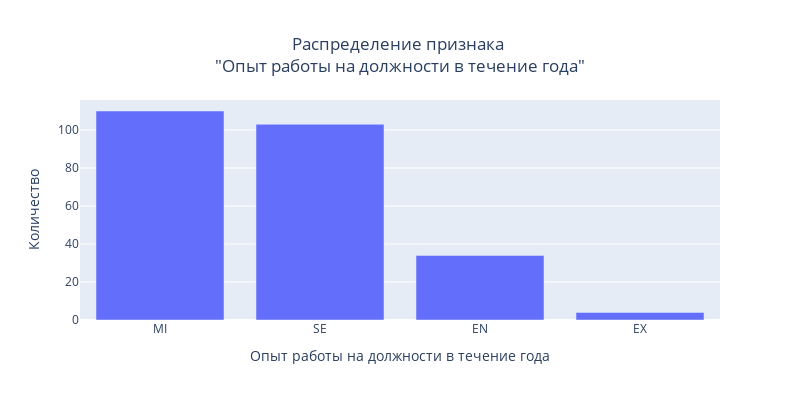
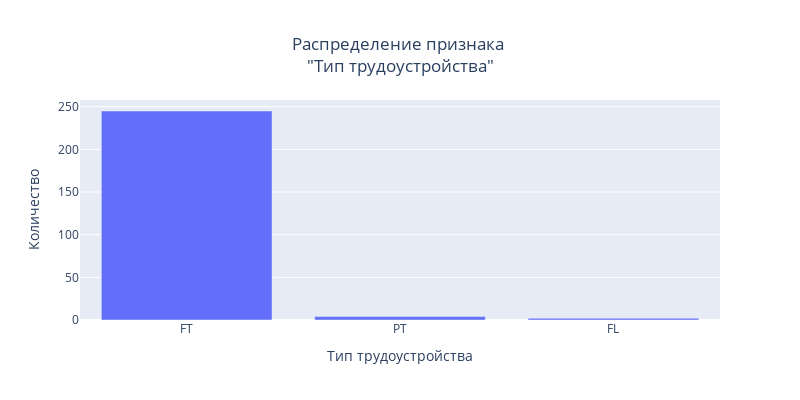
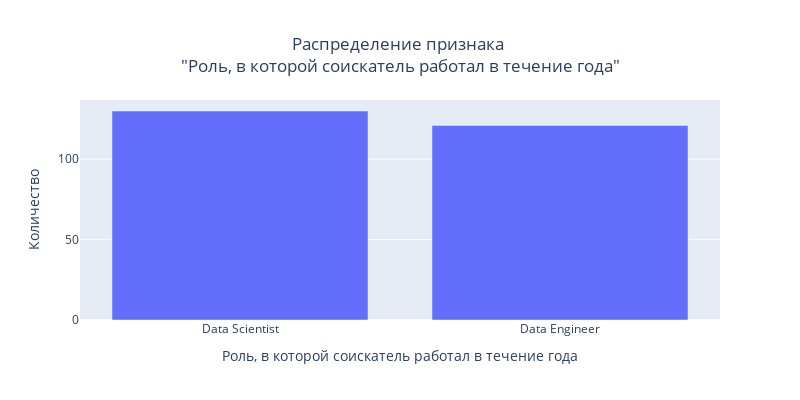
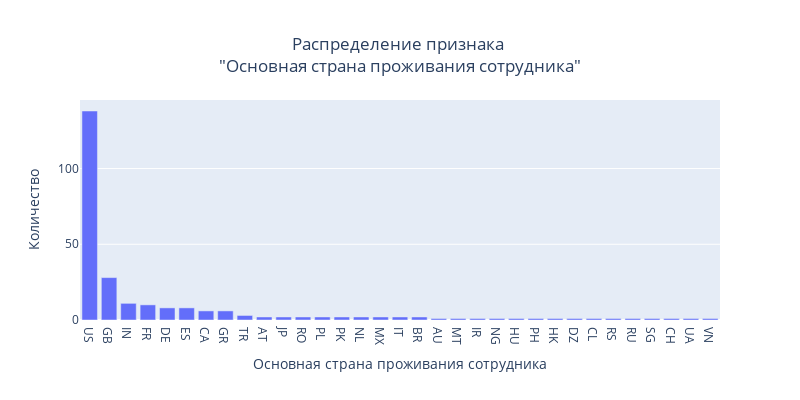

The notebook cell these images were saved under, in order:
### Markdown cell above
#### Категориальные признаки

### Code cell
for col in df_ds_salaries_cleared.columns:
    if df_ds_salaries_cleared[col].dtype == 'category':
        # Инициализация полотна на два графика с общей осью X
        fig_col = go.Figure(data=go.Bar(x=df_ds_salaries_cleared[col].value_counts().index.astype(str),
                                        y=df_ds_salaries_cleared[col].value_counts()))
        # Размер полотна
        fig_col.update_layout(autosize = False, width = 800, height = 400)
        # Заголовок диаграммы
        fig_col.update_layout(title=f"Распределение признака <br>\"{dict_col_name_rus[col]}\"",
                              title_x=0.5, # Расположение посередине
                              xaxis_title=dict_col_name_rus[col], # Подпись Х
                              yaxis_title='Количество') # Подпись Y
        fig_col.show()
        
        display(df_ds_salaries_cleared[col].describe())
        display(df_ds_salaries_cleared[col].value_counts(normalize=True).head(5).round(4)*100)

### Figure 1 — Plotly figure (JSON) as saved in the notebook; plotly's stock layout.template omitted (floating-point values rounded to 4 significant figures)
{"data": [{"type": "bar", "x": ["MI", "SE", "EN", "EX"], "y": [110, 103, 34, 4]}], "layout": {"autosize": false, "height": 400, "title": {"text": "Распределение признака <br>\"Опыт работы на должности в течение года\"", "x": 0.5}, "width": 800, "xaxis": {"title": {"text": "Опыт работы на должности в течение года"}}, "yaxis": {"title": {"text": "Количество"}}}}

### Figure 2 — Plotly figure (JSON) as saved in the notebook; plotly's stock layout.template omitted (floating-point values rounded to 4 significant figures)
{"data": [{"type": "bar", "x": ["FT", "PT", "FL"], "y": [245, 4, 2]}], "layout": {"autosize": false, "height": 400, "title": {"text": "Распределение признака <br>\"Тип трудоустройства\"", "x": 0.5}, "width": 800, "xaxis": {"title": {"text": "Тип трудоустройства"}}, "yaxis": {"title": {"text": "Количество"}}}}

### Figure 3 — Plotly figure (JSON) as saved in the notebook; plotly's stock layout.template omitted (floating-point values rounded to 4 significant figures)
{"data": [{"type": "bar", "x": ["Data Scientist", "Data Engineer"], "y": [130, 121]}], "layout": {"autosize": false, "height": 400, "title": {"text": "Распределение признака <br>\"Роль, в которой соискатель работал в течение года\"", "x": 0.5}, "width": 800, "xaxis": {"title": {"text": "Роль, в которой соискатель работал в течение года"}}, "yaxis": {"title": {"text": "Количество"}}}}

### Figure 4 — Plotly figure (JSON) as saved in the notebook; plotly's stock layout.template omitted (floating-point values rounded to 4 significant figures)
{"data": [{"type": "bar", "x": ["US", "GB", "IN", "FR", "DE", "ES", "CA", "GR", "TR", "AT", "JP", "RO", "PL", "PK", "NL", "MX", "IT", "BR", "AU", "MT", "IR", "NG", "HU", "PH", "HK", "DZ", "CL", "RS", "RU", "SG", "CH", "UA", "VN"], "y": [138, 28, 11, 10, 8, 8, 6, 6, 3, 2, 2, 2, 2, 2, 2, 2, 2, 2, 1, 1, 1, 1, 1, 1, 1, 1, 1, 1, 1, 1, 1, 1, 1]}], "layout": {"autosize": false, "height": 400, "title": {"text": "Распределение признака <br>\"Основная страна проживания сотрудника\"", "x": 0.5}, "width": 800, "xaxis": {"title": {"text": "Основная страна проживания сотрудника"}}, "yaxis": {"title": {"text": "Количество"}}}}
